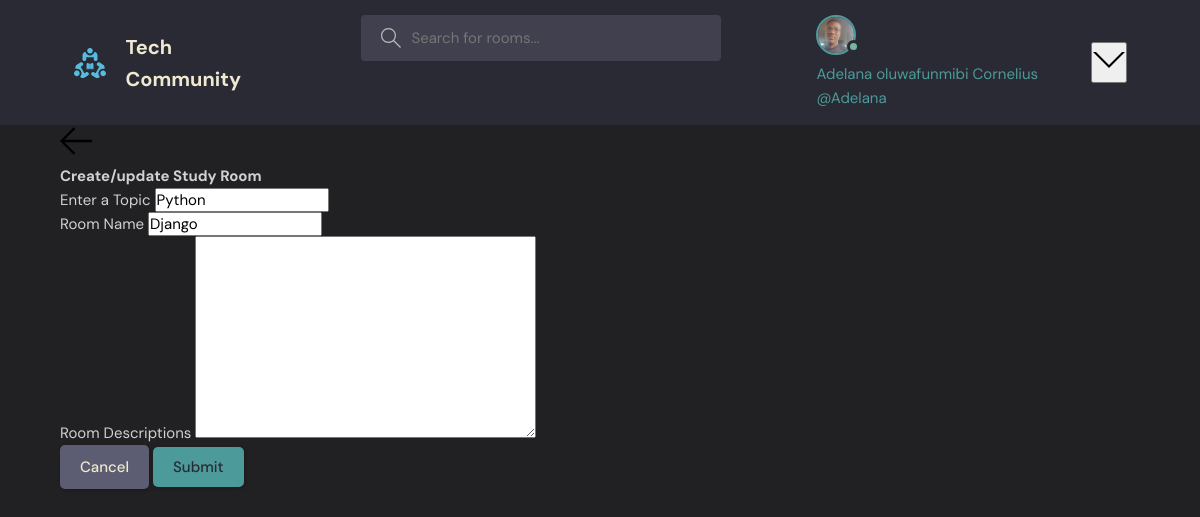
The page /edit/2/ (signed in) on the database its author committed.
### base/models.py (models this page shows, shortened)
class User(AbstractUser):
    name= models.CharField(max_length=200, null=True)
    email = models.EmailField(unique=True  ,null=True)
    bio = models.TextField(null=True)
    avatar= models.ImageField(null = True, default = "avatar.svg")
    USERNAME_FIELD = 'email'
    REQUIRED_FIELDS = []

class Room(models.Model):
    host = models.ForeignKey(User, on_delete=models.CASCADE, null = True)
    topic =models.ForeignKey(Topic, on_delete=models.SET_NULL, null = True)
    name = models.CharField(max_length=200)
    description = models.TextField(null = True, blank = True)
    participants = models.ManyToManyField(User, related_name='participants', blank = True)
    updated = models.DateTimeField(auto_now = True)
    created = models.DateTimeField(auto_now_add=True)
    class Meta:
        ordering = ['-updated', '-created']

class Topic(models.Model):
    name = models.CharField(max_length=200)

### base/views.py (the view, shortened to what this page needs)
# urls.py: path('edit/<int:pk>/', views.editRoom, name='edit'),
@login_required(login_url='login')
def editRoom(request,pk):
   room = Room.objects.get(id=pk)
   form = RoomForm(instance=room)
   topics = Topic.objects.all()
   if request.user != room.host:
       return HttpResponse('You are not allowed here')
   context = {'form':form, 'topics':topics, 'room':room}
   return render(request, 'room_form.html', context)

### base/forms.py
class RoomForm(ModelForm):
    class Meta:
        model = Room
        fields = ['topic','name', 'description']

### template/room_form.html (shortened to what this page needs)
{% extends 'main.html'  %}
{% block content %}
  <main class="create-room layout">
    <div class="container">
      <div class="layout__box">
        <div class="layout__boxHeader">
          <div class="layout__boxTitle">
            <a href="{% url 'home'  %}">
              <svg version="1.1" xmlns="http://www.w3.org/2000/svg" width="32" height="32" viewBox="0 0 32 32">
                <title>arrow-left</title>
                <path
                  d="M13.723 2.286l-13.723 13.714 13.719 13.714 1.616-1.611-10.96-10.96h27.625v-2.286h-27.625l10.965-10.965-1.616-1.607z">
                </path>
              </svg>
            </a>
            <h3>Create/update Study Room</h3>
          </div>
        </div>
        <div class="layout__body">
          <form class="form" action="" method="POST">
            <div class="form__group">
              <label for ="room_topic">Enter a Topic</label>
              <input required type="text" value= "{{room.topic.name}}"   name="topic" list="topic-list" />
            </div>
            <div class="form__group">
              <label for="room_name">Room Name</label>
              {{form.name}}
            </div>
            <div class="form__group">
              <label for="room_name">Room Descriptions </label>
              {{form.description}}
            </div>
            <div class="form__action">
              <a class="btn btn--dark" href="{% url 'home' %}">Cancel</a>
              <button class="btn btn--main" type="submit">Submit</button>
            </div>
          </form>
        </div>
      </div>
    </div>
  </main>
{% endblock content %}

### template/navbar.html (shortened to what this page needs)
{% load static %}
<header class="header header--loggedIn">
    <div class="container">
      <a href="{% url 'home' %}" class="header__logo">
        <img src="{% static 'images/logo.svg' %}" />
        <h1>Tech Community</h1>
      </a>
      <form class="header__search" method="GET" action="{% url 'home' %}">
        <label>
          <input name="q" placeholder="Search for rooms..." />
        </label>
      </form>
      <nav class="header__menu">
        {% if request.user.is_authenticated %}
          <div class="header__user">
            <a href="{% url 'user-profile' user.id %}">
              <div class="avatar avatar--medium active">
                <img src="{{ request.user.avatar.url }}" alt="User Avatar" />
              </div>
              <p>{{ request.user.name }} <span>@{{ request.user.username }}</span></p>
            </a>
            <button class="dropdown-button">
              <svg version="1.1" xmlns="http://www.w3.org/2000/svg" width="32" height="32" viewBox="0 0 32 32">
                <title>chevron-down</title>
                <path d="M16 21l-13-13h-3l16 16 16-16h-3l-13 13z"></path>
              </svg>
            </button>
          </div>
        {% else %}
        <a href="{% url 'login' %}">
            <img src="{% static 'images/avatar.svg' %}" />
            <p>Login</p>
        </a>
        {% endif %}
      </nav>
    </div>
</header>

### static/styles/style.css (style rules this page uses)
:root { --color-main: #4C9A99; --color-main-light: #A0D1CF; --color-dark: #2A2A35; --color-dark-medium: #40404F; --color-dark-light: #5C5C72; --color-light: #F0E8D0; --color-gray: #B8B8B8; --color-light-gray: #D1D1D1; --color-bg: #212124; --color-success: #73B7A1; --color-error: #FF6B6B; }
* { font-family: "DM Sans", -apple-system, BlinkMacSystemFont, "Segoe UI", Roboto, Oxygen, Ubuntu, Cantarell, "Open Sans", "Helvetica Neue", sans-serif; margin: 0; padding: 0; box-sizing: border-box; text-rendering: optimizeLegibility; font-size: inherit; }
html { font-size: 56.25%; }
@media only screen and (min-width: 1200px) { html { font-size: 62.5%; } }
body { line-height: 1.6; font-weight: 400; font-size: 1.5rem; color: var(--color-light-gray); background-color: var(--color-bg); min-height: 100vh; }
img { width: 100%; }
a { display: inline-block; color: var(--color-main); text-decoration: none; }
.container { max-width: 120rem; width: 90%; margin: auto; }
.btn { background-color: transparent; border: none; display: inline-flex; align-items: center; gap: 1rem; cursor: pointer; transition: all ease-in-out 0.3s; padding: 1rem 2rem; border-radius: 5px; box-shadow: 1px 1px 3px 1px rgba(0, 0, 0, 0.15); font-weight: 500; }
.btn--main { background-color: var(--color-main); color: var(--color-dark); }
.btn--dark { background-color: var(--color-dark-light); color: var(--color-light); }
.avatar { position: relative; display: inline-block; border-radius: 50%; border: 2px solid var(--color-main); }
.avatar img { display: block; border-radius: 50%; object-fit: cover; object-position: center; }
.avatar::after { content: ""; display: block; position: absolute; background-color: var(--color-gray); z-index: 111; border-radius: 50%; border: 0.3rem solid var(--color-dark); }
.avatar.active::after { background-color: var(--color-success); }
.avatar.avatar--medium img { width: 3.6rem; height: 3.6rem; }
.avatar.avatar--medium:after { width: 0.7rem; height: 0.7rem; bottom: 0px; right: -6px; }
.header { padding: 1.5rem; background-color: var(--color-dark); }
.header > .container { display: flex; gap: 9.5rem; }
.header__logo, .header__user { display: flex; gap: 2rem; align-items: center; }
.header__logo > img { height: 3.2rem; width: 3.2rem; }
.header__logo > h1 { font-weight: 700; font-size: 2rem; color: var(--color-light); }
.header__search > label { background-color: var(--color-dark-medium); padding: 1.3rem 1rem; display: flex; align-items: center; gap: 1rem; border-radius: 4px; }
.header__search svg { fill: var(--color-gray); width: 2rem; height: 2rem; margin-left: 1rem; }
.header__search input { width: 30rem; background: transparent; border: none; outline: none; color: var(--color-light); }
.header__menu { margin-left: auto; display: flex; gap: 2rem; }

### rows shown on the page
User: user.avatar (picture), user.name "Adelana oluwafunmibi Cornelius", user.username "Adelana"
Room: topic "Python", name "Django"
